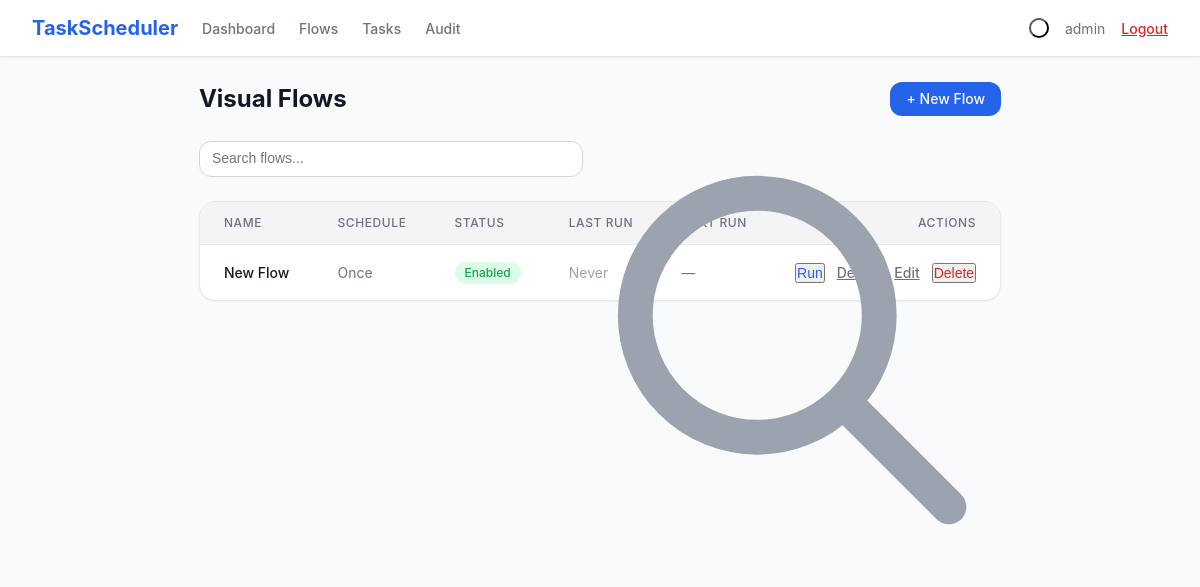
Page /flows (signed in) on the earlier database version.
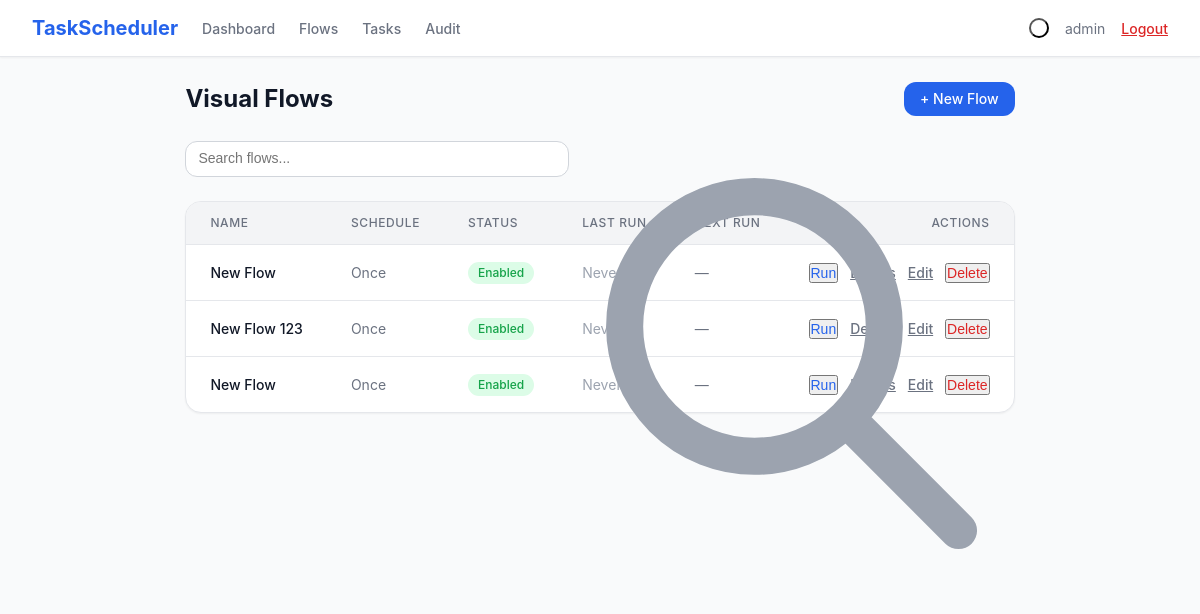
Same page on the later database version.
### models.py (models this page shows, shortened)
class Flow(db.Model):
    __tablename__ = 'flows'
    id = db.Column(db.Integer, primary_key=True)
    name = db.Column(db.String(200), nullable=False)
    schedule_type = db.Column(db.String(50), nullable=False)
    schedule_config = db.Column(db.Text, default='{}')
    enabled = db.Column(db.Boolean, default=True)
    nodes = db.Column(db.Text, default='[]')
    connections = db.Column(db.Text, default='[]')
    timeout_seconds = db.Column(db.Integer, default=30)
    max_retries = db.Column(db.Integer, default=0)
    last_run_time = db.Column(db.DateTime, nullable=True)
    last_run_status = db.Column(db.String(20), nullable=True)
    last_run_output = db.Column(db.Text, nullable=True)
    last_run_node_errors = db.Column(db.Text, default='{}')
    next_run_time = db.Column(db.DateTime, nullable=True)
    created_at = db.Column(db.DateTime, default=datetime.utcnow)
    updated_at = db.Column(db.DateTime, default=datetime.utcnow, onupdate=datetime.utcnow)

### app.py (the view)
@app.route('/flows')
@login_required
def flows_list():
    search = request.args.get('search', '')
    query = Flow.query
    if search:
        query = query.filter(Flow.name.contains(search))
    flows = query.order_by(Flow.created_at.desc()).all()
    return render_template('flows.html', flows=flows, search=search)

### app.py (called while the page is built)
def login_required(f):
    @wraps(f)
    def decorated_function(*args, **kwargs):
        if 'user_id' not in session:
            if request.is_json or request.path.startswith('/api/'):
                return jsonify({'error': 'Unauthorized'}), 401
            return redirect(url_for('login'))
        return f(*args, **kwargs)
    return decorated_function

### templates/flows.html (shortened to what this page needs)
{% extends "base.html" %}
{% block content %}
<div class="space-y-6">
    <div class="flex items-center justify-between">
        <h1 class="text-2xl font-bold text-body">Visual Flows</h1>
        <a href="{{ url_for('flow_new') }}" class="btn btn-primary">+ New Flow</a>
    </div>
    <div class="relative">
        <input type="text" id="searchInput" placeholder="Search flows..." value="{{ search }}"
            class="form-input sm-w-96 pl-10"
            onkeyup="if(event.key==='Enter') location.search='?search='+encodeURIComponent(this.value)">
        <svg class="w-5 h-5 text-light absolute left-3 top-2.5" fill="none" stroke="currentColor" viewBox="0 0 24 24"><path stroke-linecap="round" stroke-linejoin="round" stroke-width="2" d="M21 21l-6-6m2-5a7 7 0 11-14 0 7 7 0 0114 0z"></path></svg>
    </div>
    <div class="card table-wrap">
        <table>
            <thead>
                <tr>
                    <th>Name</th>
                    <th>Schedule</th>
                    <th>Status</th>
                    <th>Last Run</th>
                    <th>Next Run</th>
                    <th class="text-right">Actions</th>
                </tr>
            </thead>
            <tbody>
                {% for flow in flows %}
                <tr>
                    <td>
                        <div class="font-medium text-body">{{ flow.name }}</div>
                    </td>
                    <td class="text-muted">{{ flow.schedule_type|title }}</td>
                    <td>
                        <span class="badge {% if flow.enabled %}badge-green{% else %}badge-gray{% endif %}">
                            {{ 'Enabled' if flow.enabled else 'Disabled' }}
                        </span>
                    </td>
                    <td>
                        {% if flow.last_run_status %}
                        <span class="{% if flow.last_run_status == 'success' %}text-green{% else %}text-red{% endif %}">{{ flow.last_run_status|title }}</span>
                        <div class="text-xs text-muted">{{ flow.last_run_time.strftime('%m/%d %H:%M') if flow.last_run_time }}</div>
                        {% else %}
                        <span class="text-light">Never</span>
                        {% endif %}
                    </td>
                    <td class="text-muted">
                        {{ flow.next_run_time.strftime('%m/%d %H:%M') if flow.next_run_time else '—' }}
                    </td>
                    <td class="text-right space-x-2">
                        <button onclick="runFlow({{ flow.id }})" class="text-primary font-medium text-sm hover:underline">Run</button>
                        <a href="{{ url_for('flow_detail', id=flow.id) }}" class="text-muted font-medium text-sm hover:text-body">Details</a>
                        <a href="{{ url_for('flow_edit', id=flow.id) }}" class="text-muted font-medium text-sm hover:text-body">Edit</a>
                        <form method="POST" action="{{ url_for('flow_delete', id=flow.id) }}" class="inline" onsubmit="return confirm('Delete this flow?')">
                            <button type="submit" class="text-red font-medium text-sm hover:underline">Delete</button>
                        </form>
                    </td>
                </tr>
                {% endfor %}
            </tbody>
        </table>
    </div>
</div>
{% endblock %}

Differences in the rows shown:
added Flow: name "New Flow", schedule_type "Once", enabled "Enabled", shows "Never", next_run_time "—"
added Flow: name "New Flow 123", schedule_type "Once", enabled "Enabled", shows "Never", next_run_time "—"
